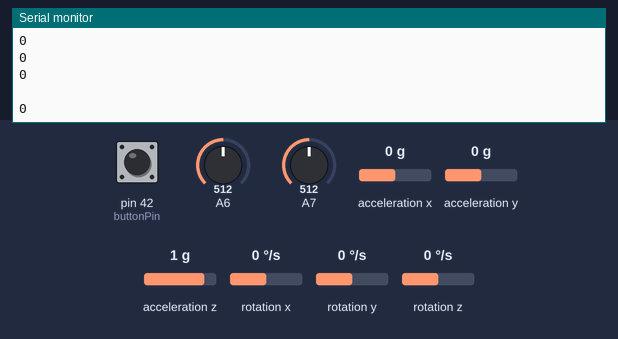
Bench run of a sketch on a simulated Arduino Mega 2560, built with avr-gcc and run on an emulated ATmega2560. On the bench: the last lines printed to the serial monitor. The inputs (shaded band) are chosen by the test bench; at power-on: acceleration x 0 g, A6 = 512, A7 = 512, pin 42 (buttonPin) HIGH, acceleration y 0 g, acceleration z 1 g, rotation x 0 °/s, rotation y 0 °/s, rotation z 0 °/s. No radio packets arrive unless stated.

Above: at 1.2 s.
1.3 s: acceleration x set to -1.4 g
At 1.9 s:
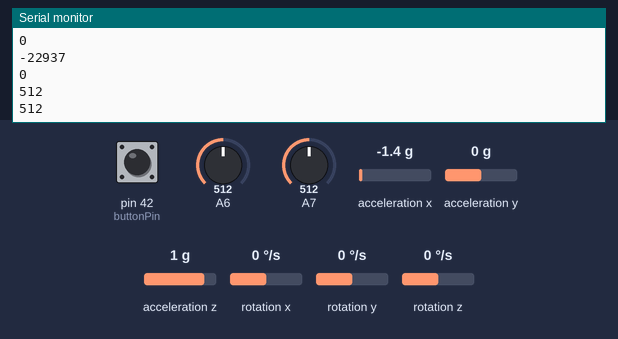
2.8 s: A6 set to 716
At 3.5 s:
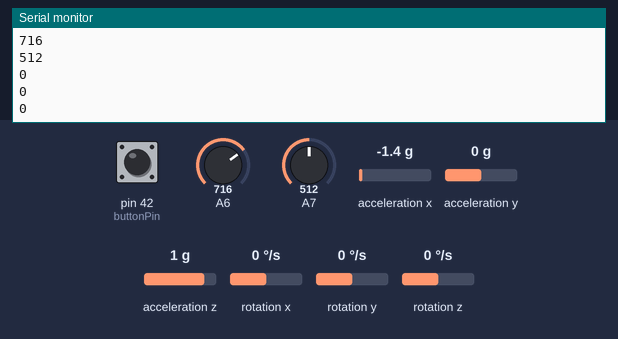
4.3 s: A7 set to 306
5.8 s: pin 42 (buttonPin) pulled LOW for 0.15 s
7.4 s: acceleration y set to -0.8 g
8.9 s: A6 set to 992
Timing chart, 0 to 9.9 s (numbered marks = the images above; inputs shaded):
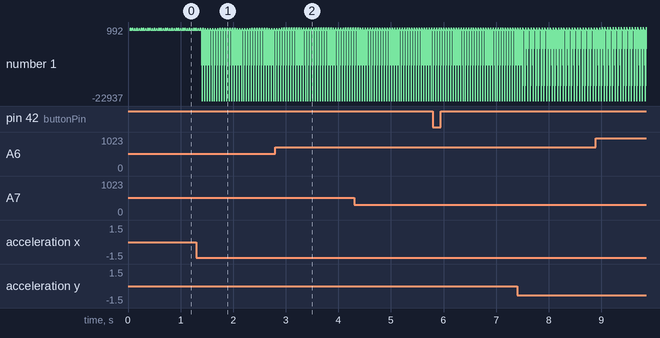

Measured:
- after the input at 1.3 s, the serial monitor: prints a new line after 0.11 s (image 1)
- after the input at 2.8 s, the serial monitor: prints a new line after 0.12 s (image 2)
- plotted number 1: 0 → 1 after the input at 5.8 s

The sketch:

TX_beta.ino
```cpp
#include <SPI.h>
#include <nRF24L01.h>
#include <RF24.h>
#include "I2Cdev.h"
#include "MPU6050.h"
#include "Wire.h"

//AccelGyro//
MPU6050 accelgyro;
int16_t ax, ay, az;
/*-----( Declare Constants and Pin Numbers )-----*/
#define CE_PIN 40
#define CSN_PIN 53
#define buttonPin 42

const uint64_t pipe = 0xE8E8F0F0E1LL; // Define the transmit pipe
/*-----( Declare objects )-----*/
RF24 radio(CE_PIN, CSN_PIN); // Create a Radio
/*-----( Declare Variables )-----*/
int data[10], index=0;
int wrist, finger_1, finger_2, finger_3, finger_4, finger_5;
int button_state,lastButtonState,buttonPushCounter=1, joystick_x, joystick_y;


void setup()
{
  Serial.begin(9600);
  Wire.begin();
  radio.begin();
  radio.openWritingPipe(pipe);
  pinMode(buttonPin, INPUT);
  accelgyro.initialize();

}

void loop()
{
//Button//
button_state = digitalRead(buttonPin);
if (button_state != lastButtonState)
    if (button_state == HIGH) {
      delay(20);
      buttonPushCounter++;
      }
lastButtonState=button_state;
store(buttonPushCounter%2);//0
//Accel$&Gyro//
accelgyro.getAcceleration(&ax, &ay, &az);
store(ax);//1
store(ay);//2
//Wrist//
/*wrist = analogRead(0);
store(wrist);
//Fingers//
finger_1 = analogRead(1);
finger_2 = analogRead(2);
finger_3 = analogRead(3);
finger_4 = analogRead(4);
finger_5 = analogRead(5);
store(finger_1);
store(finger_2);
store(finger_3);
store(finger_4);
store(finger_5);*/
//Joystick//
joystick_x = analogRead(6);
joystick_y = analogRead(7);
store(joystick_x);
store(joystick_y);

//SEND DATA TO RECEIVER//
radio.write( data, 11 );
index=0;
diag();
}

void store(int val)
{
data[index] = val;
index=index+1;
}

void diag()
{
  delay(5);
Serial.println(data[0]);
Serial.println(data[1]);
Serial.println(data[2]);
Serial.println(data[3]);
Serial.println(data[4]);
Serial.println(data[5]);
Serial.println(data[6]);
Serial.println(data[7]);
Serial.println(data[8]);
Serial.println(data[9]);
Serial.println(data[10]);
Serial.println(" ");
}
```
